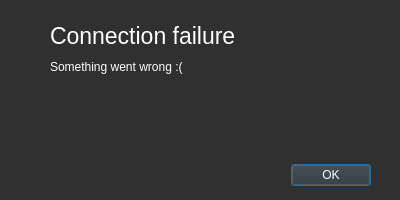
<?xml version="1.0" encoding="UTF-8"?>
<ui version="4.0">
 <class>dialog</class>
 <widget class="QDialog" name="dialog">
  <property name="geometry">
   <rect>
    <x>0</x>
    <y>0</y>
    <width>400</width>
    <height>200</height>
   </rect>
  </property>
  <property name="minimumSize">
   <size>
    <width>400</width>
    <height>200</height>
   </size>
  </property>
  <property name="maximumSize">
   <size>
    <width>400</width>
    <height>200</height>
   </size>
  </property>
  <property name="windowTitle">
   <string>Dialog</string>
  </property>
  <property name="styleSheet">
   <string notr="true">background-color: rgb(48, 48, 48);</string>
  </property>
  <widget class="QDialogButtonBox" name="buttonBox">
   <property name="geometry">
    <rect>
     <x>30</x>
     <y>160</y>
     <width>341</width>
     <height>31</height>
    </rect>
   </property>
   <property name="styleSheet">
    <string notr="true">color: rgb(255, 255, 255)</string>
   </property>
   <property name="orientation">
    <enum>Qt::Horizontal</enum>
   </property>
   <property name="standardButtons">
    <set>QDialogButtonBox::Ok</set>
   </property>
  </widget>
  <widget class="QLabel" name="header_label">
   <property name="geometry">
    <rect>
     <x>50</x>
     <y>20</y>
     <width>281</width>
     <height>31</height>
    </rect>
   </property>
   <property name="font">
    <font>
     <pointsize>17</pointsize>
    </font>
   </property>
   <property name="styleSheet">
    <string notr="true">color: rgb(255, 255, 255);</string>
   </property>
   <property name="text">
    <string>Connection failure</string>
   </property>
  </widget>
  <widget class="QLabel" name="description_label">
   <property name="geometry">
    <rect>
     <x>50</x>
     <y>60</y>
     <width>281</width>
     <height>81</height>
    </rect>
   </property>
   <property name="styleSheet">
    <string notr="true">color: rgb(255, 255, 255);</string>
   </property>
   <property name="text">
    <string>Something went wrong :(</string>
   </property>
   <property name="alignment">
    <set>Qt::AlignLeading|Qt::AlignLeft|Qt::AlignTop</set>
   </property>
   <property name="wordWrap">
    <bool>true</bool>
   </property>
  </widget>
 </widget>
 <resources/>
 <connections>
  <connection>
   <sender>buttonBox</sender>
   <signal>accepted()</signal>
   <receiver>dialog</receiver>
   <slot>accept()</slot>
   <hints>
    <hint type="sourcelabel">
     <x>248</x>
     <y>254</y>
    </hint>
    <hint type="destinationlabel">
     <x>157</x>
     <y>274</y>
    </hint>
   </hints>
  </connection>
  <connection>
   <sender>buttonBox</sender>
   <signal>rejected()</signal>
   <receiver>dialog</receiver>
   <slot>reject()</slot>
   <hints>
    <hint type="sourcelabel">
     <x>316</x>
     <y>260</y>
    </hint>
    <hint type="destinationlabel">
     <x>286</x>
     <y>274</y>
    </hint>
   </hints>
  </connection>
 </connections>
</ui>
